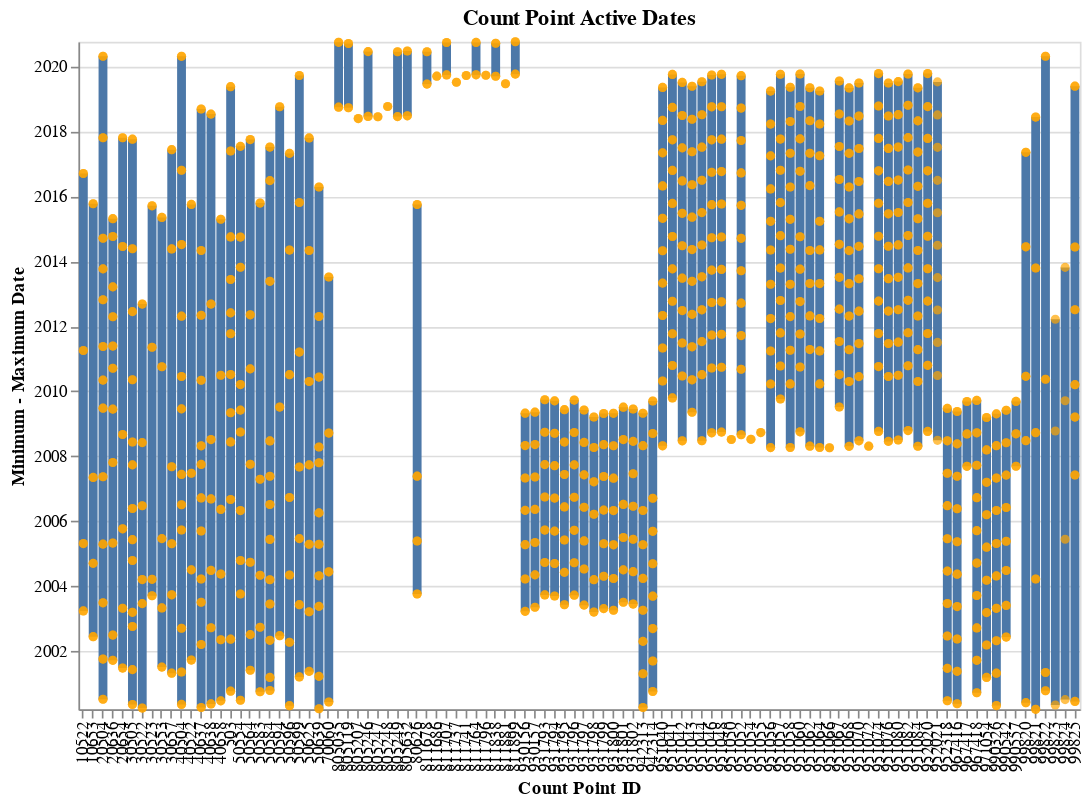

The code cell stored with this chart in its notebook:
### Code cell
def get_cp_date_ranges(df):
    cps = [cp_id for cp_id in pd.unique(df['count_point_id'])]
    min_date = []
    max_date = []
    for cp_id in cps:
        min_date.append(df.loc[df['count_point_id'] == cp_id]['count_date'].min())
        max_date.append(df.loc[df['count_point_id'] == cp_id]['count_date'].max())
    cp_date_ranges = pd.DataFrame(
        {
            'cp_id': cps,
            'min_date': min_date,
            'max_date': max_date
        })
    return cp_date_ranges


def get_cp_dates(df):
    cps = [cp_id for cp_id in pd.unique(df['count_point_id'])]
    cps_longform = []
    dates = []
    for cp_id in cps:
        filtered_df = df.loc[df['count_point_id'] == cp_id]
        cps_longform = cps_longform + [i for i in df.loc[df['count_point_id'] == cp_id]['count_point_id']]
        dates = dates + [i for i in df.loc[df['count_point_id'] == cp_id]['count_date']]
    cp_dates = pd.DataFrame(
        {
            'cp_id': cps_longform,
            'dates': dates
        })
    return cp_dates

cp_date_ranges = get_cp_date_ranges(unstacked_counts)
cp_dates = get_cp_dates(unstacked_counts)

# Visualise
selector = alt.selection_interval(encodings=['y'])

dates_range = alt.Chart(cp_date_ranges).mark_bar().encode(
    x=alt.X('cp_id:O', title='Count Point ID'),
    y=alt.Y('min_date', title='Minimum - Maximum Date'),
    y2=alt.Y2('max_date', title=None),
    tooltip=[ 'cp_id','min_date', 'max_date']
).properties(
    title = 'Count Point Active Dates',
    width=600,
    height=400
)

dates = alt.Chart(cp_dates).mark_circle(color='orange').encode(
    x=alt.X('cp_id:O'),
    y=alt.Y('dates'),
    tooltip=['cp_id','dates']
).properties(
    width=600,
    height=400
).add_selection(
    selector
)

dates_range + dates

### Figure 1 — Vega-Lite specification as saved in the notebook (floating-point values rounded to 4 significant figures; data arrays with more than 128 entries replaced by an {"elided": "..."} marker saying what was removed)
{"config": {"view": {"continuousWidth": 400, "continuousHeight": 300}}, "layer": [{"data": {"name": "data-c291f43a0a3302fc60d341d3fae3c391"}, "mark": "bar", "encoding": {"tooltip": [{"type": "nominal", "field": "cp_id"}, {"type": "temporal", "field": "min_date"}, {"type": "temporal", "field": "max_date"}], "x": {"type": "ordinal", "field": "cp_id", "title": "Count Point ID"}, "y": {"type": "temporal", "field": "min_date", "title": "Minimum - Maximum Date"}, "y2": {"field": "max_date", "title": null}}, "height": 400, "title": "Count Point Active Dates", "width": 600}, {"data": {"name": "data-72bb467e39d7b80eafc4262d028e7952"}, "mark": {"type": "circle", "color": "orange"}, "encoding": {"tooltip": [{"type": "nominal", "field": "cp_id"}, {"type": "temporal", "field": "dates"}], "x": {"type": "ordinal", "field": "cp_id"}, "y": {"type": "temporal", "field": "dates"}}, "height": 400, "selection": {"selector001": {"type": "interval", "encodings": ["y"]}}, "width": 600}], "$schema": "https://vega.github.io/schema/vega-lite/v4.8.1.json", "datasets": {"data-c291f43a0a3302fc60d341d3fae3c391": [{"cp_id": "10522", "min_date": "2003-04-02T00:00:00", "max_date": "2016-09-12T00:00:00"}, {"cp_id": "10653", "min_date": "2002-06-17T00:00:00", "max_date": "2015-10-08T00:00:00"}, {"cp_id": "20504", "min_date": "2000-07-14T00:00:00", "max_date": "2020-04-21T00:00:00"}, {"cp_id": "20636", "min_date": "2001-09-24T00:00:00", "max_date": "2015-04-24T00:00:00"}, {"cp_id": "20654", "min_date": "2001-06-29T00:00:00", "max_date": "2017-10-19T00:00:00"}, {"cp_id": "30505", "min_date": "2000-05-16T00:00:00", "max_date": "2017-10-03T00:00:00"}, {"cp_id": "30522", "min_date": "2000-04-06T00:00:00", "max_date": "2012-09-07T00:00:00"}, {"cp_id": "30523", "min_date": "2003-09-19T00:00:00", "max_date": "2015-09-15T00:00:00"}, {"cp_id": "30553", "min_date": "2001-07-10T00:00:00", "max_date": "2015-05-08T00:00:00"}, {"cp_id": "30657", "min_date": "2001-05-03T00:00:00", "max_date": "2017-06-07T00:00:00"}, {"cp_id": "40504", "min_date": "2000-05-17T00:00:00", "max_date": "2020-04-20T00:00:00"}, {"cp_id": "40522", "min_date": "2001-09-27T00:00:00", "max_date": "2015-10-01T00:00:00"}, {"cp_id": "40637", "min_date": "2000-04-12T00:00:00", "max_date": "2018-09-06T00:00:00"}, {"cp_id": "40638", "min_date": "2000-05-23T00:00:00", "max_date": "2018-07-11T00:00:00"}, {"cp_id": "40658", "min_date": "2000-06-26T00:00:00", "max_date": "2015-04-17T00:00:00"}, {"cp_id": "503", "min_date": "2000-10-13T00:00:00", "max_date": "2019-05-15T00:00:00"}, {"cp_id": "50554", "min_date": "2000-07-03T00:00:00", "max_date": "2017-07-14T00:00:00"}, {"cp_id": "50564", "min_date": "2001-06-05T00:00:00", "max_date": "2017-09-28T00:00:00"}, {"cp_id": "50583", "min_date": "2000-10-06T00:00:00", "max_date": "2015-10-16T00:00:00"}, {"cp_id": "50584", "min_date": "2000-10-20T00:00:00", "max_date": "2017-07-06T00:00:00"}, {"cp_id": "50594", "min_date": "2002-06-28T00:00:00", "max_date": "2018-10-02T00:00:00"}, {"cp_id": "50596", "min_date": "2000-05-03T00:00:00", "max_date": "2017-04-26T00:00:00"}, {"cp_id": "50599", "min_date": "2001-03-22T00:00:00", "max_date": "2019-09-18T00:00:00"}, {"cp_id": "50625", "min_date": "2001-05-23T00:00:00", "max_date": "2017-10-17T00:00:00"}, {"cp_id": "50639", "min_date": "2000-03-30T00:00:00", "max_date": "2016-04-14T00:00:00"}, {"cp_id": "70060", "min_date": "2000-06-13T00:00:00", "max_date": "2013-07-08T00:00:00"}, {"cp_id": "805035", "min_date": "2018-09-27T00:00:00", "max_date": "2020-09-24T00:00:00"}, {"cp_id": "805119", "min_date": "2018-09-21T00:00:00", "max_date": "2020-09-11T00:00:00"}, {"cp_id": "805207", "min_date": "2018-05-22T00:00:00", "max_date": "2018-05-22T00:00:00"}, {"cp_id": "805246", "min_date": "2018-06-15T00:00:00", "max_date": "2020-06-12T00:00:00"}, {"cp_id": "805247", "min_date": "2018-06-12T00:00:00", "max_date": "2018-06-12T00:00:00"}, {"cp_id": "805248", "min_date": "2018-10-04T00:00:00", "max_date": "2018-10-04T00:00:00"}, {"cp_id": "805249", "min_date": "2018-06-13T00:00:00", "max_date": "2020-06-10T00:00:00"}, {"cp_id": "805632", "min_date": "2018-06-22T00:00:00", "max_date": "2020-06-19T00:00:00"}, {"cp_id": "80626", "min_date": "2003-10-09T00:00:00", "max_date": "2015-09-30T00:00:00"}, {"cp_id": "811678", "min_date": "2019-06-13T00:00:00", "max_date": "2020-06-11T00:00:00"}, {"cp_id": "811686", "min_date": "2019-09-10T00:00:00", "max_date": "2019-09-10T00:00:00"}, {"cp_id": "811707", "min_date": "2019-09-24T00:00:00", "max_date": "2020-09-22T00:00:00"}, {"cp_id": "811737", "min_date": "2019-07-04T00:00:00", "max_date": "2019-07-04T00:00:00"}, {"cp_id": "811741", "min_date": "2019-09-18T00:00:00", "max_date": "2019-09-18T00:00:00"}, {"cp_id": "811764", "min_date": "2019-09-25T00:00:00", "max_date": "2020-09-23T00:00:00"}, {"cp_id": "811796", "min_date": "2019-09-20T00:00:00", "max_date": "2019-09-20T00:00:00"}, {"cp_id": "811838", "min_date": "2019-09-09T00:00:00", "max_date": "2020-09-14T00:00:00"}, {"cp_id": "811881", "min_date": "2019-06-17T00:00:00", "max_date": "2019-06-17T00:00:00"}, {"cp_id": "811899", "min_date": "2019-10-03T00:00:00", "max_date": "2020-10-01T00:00:00"}, {"cp_id": "930156", "min_date": "2003-03-28T00:00:00", "max_date": "2009-05-01T00:00:00"}, {"cp_id": "930157", "min_date": "2003-05-13T00:00:00", "max_date": "2009-05-12T00:00:00"}, {"cp_id": "931793", "min_date": "2003-09-29T00:00:00", "max_date": "2009-09-28T00:00:00"}, {"cp_id": "931794", "min_date": "2003-09-17T00:00:00", "max_date": "2009-09-16T00:00:00"}, {"cp_id": "931795", "min_date": "2003-06-10T00:00:00", "max_date": "2009-06-09T00:00:00"}, {"cp_id": "931796", "min_date": "2003-09-26T00:00:00", "max_date": "2009-09-25T00:00:00"}, {"cp_id": "931797", "min_date": "2003-06-06T00:00:00", "max_date": "2009-06-05T00:00:00"}, {"cp_id": "931798", "min_date": "2003-03-20T00:00:00", "max_date": "2009-03-19T00:00:00"}, {"cp_id": "931799", "min_date": "2003-04-28T00:00:00", "max_date": "2009-04-27T00:00:00"}, {"cp_id": "931800", "min_date": "2003-04-09T00:00:00", "max_date": "2009-04-29T00:00:00"}, {"cp_id": "931801", "min_date": "2003-07-08T00:00:00", "max_date": "2009-07-07T00:00:00"}, {"cp_id": "931802", "min_date": "2003-06-18T00:00:00", "max_date": "2009-06-17T00:00:00"}, {"cp_id": "942313", "min_date": "2000-04-13T00:00:00", "max_date": "2009-04-30T00:00:00"}, {"cp_id": "942314", "min_date": "2000-10-09T00:00:00", "max_date": "2009-09-14T00:00:00"}, {"cp_id": "951040", "min_date": "2008-04-29T00:00:00", "max_date": "2019-05-07T00:00:00"}, {"cp_id": "951041", "min_date": "2009-10-19T00:00:00", "max_date": "2019-09-30T00:00:00"}, {"cp_id": "951042", "min_date": "2008-06-24T00:00:00", "max_date": "2019-07-02T00:00:00"}, {"cp_id": "951043", "min_date": "2009-05-11T00:00:00", "max_date": "2019-05-20T00:00:00"}, {"cp_id": "951044", "min_date": "2008-06-25T00:00:00", "max_date": "2019-07-10T00:00:00"}, {"cp_id": "951046", "min_date": "2008-09-22T00:00:00", "max_date": "2019-09-23T00:00:00"}, {"cp_id": "951048", "min_date": "2008-09-30T00:00:00", "max_date": "2019-10-01T00:00:00"}, {"cp_id": "951050", "min_date": "2008-07-09T00:00:00", "max_date": "2008-07-09T00:00:00"}, {"cp_id": "951052", "min_date": "2008-09-01T00:00:00", "max_date": "2019-09-16T00:00:00"}, {"cp_id": "951054", "min_date": "2008-07-11T00:00:00", "max_date": "2008-07-11T00:00:00"}, {"cp_id": "951055", "min_date": "2008-09-25T00:00:00", "max_date": "2008-09-25T00:00:00"}, {"cp_id": "951056", "min_date": "2008-04-09T00:00:00", "max_date": "2019-03-27T00:00:00"}, {"cp_id": "951057", "min_date": "2009-10-07T00:00:00", "max_date": "2019-10-02T00:00:00"}, {"cp_id": "951058", "min_date": "2008-04-10T00:00:00", "max_date": "2019-05-09T00:00:00"}, {"cp_id": "951060", "min_date": "2008-10-03T00:00:00", "max_date": "2019-10-04T00:00:00"}, {"cp_id": "951062", "min_date": "2008-04-25T00:00:00", "max_date": "2019-05-03T00:00:00"}, {"cp_id": "951064", "min_date": "2008-04-10T00:00:00", "max_date": "2019-03-28T00:00:00"}, {"cp_id": "951066", "min_date": "2008-04-08T00:00:00", "max_date": "2008-04-08T00:00:00"}, {"cp_id": "951067", "min_date": "2009-07-09T00:00:00", "max_date": "2019-07-18T00:00:00"}, {"cp_id": "951068", "min_date": "2008-04-23T00:00:00", "max_date": "2019-05-01T00:00:00"}, {"cp_id": "951070", "min_date": "2008-06-24T00:00:00", "max_date": "2019-06-25T00:00:00"}, {"cp_id": "951072", "min_date": "2008-04-25T00:00:00", "max_date": "2008-04-25T00:00:00"}, {"cp_id": "951074", "min_date": "2008-10-08T00:00:00", "max_date": "2019-10-09T00:00:00"}, {"cp_id": "951076", "min_date": "2008-06-18T00:00:00", "max_date": "2019-06-26T00:00:00"}, {"cp_id": "951080", "min_date": "2008-07-03T00:00:00", "max_date": "2019-07-11T00:00:00"}, {"cp_id": "951082", "min_date": "2008-10-17T00:00:00", "max_date": "2019-10-04T00:00:00"}, {"cp_id": "951084", "min_date": "2008-04-24T00:00:00", "max_date": "2019-05-02T00:00:00"}, {"cp_id": "952020", "min_date": "2008-10-08T00:00:00", "max_date": "2019-10-09T00:00:00"}, {"cp_id": "952021", "min_date": "2008-06-30T00:00:00", "max_date": "2019-07-08T00:00:00"}, {"cp_id": "952318", "min_date": "2000-06-27T00:00:00", "max_date": "2009-06-23T00:00:00"}, {"cp_id": "967416", "min_date": "2000-05-24T00:00:00", "max_date": "2009-05-20T00:00:00"}, {"cp_id": "967417", "min_date": "2007-09-12T00:00:00", "max_date": "2009-09-09T00:00:00"}, {"cp_id": "967418", "min_date": "2000-09-25T00:00:00", "max_date": "2009-09-21T00:00:00"}, {"cp_id": "971054", "min_date": "2001-03-16T00:00:00", "max_date": "2009-03-13T00:00:00"}, {"cp_id": "990326", "min_date": "2000-05-04T00:00:00", "max_date": "2009-04-23T00:00:00"}, {"cp_id": "990542", "min_date": "2002-06-12T00:00:00", "max_date": "2009-06-02T00:00:00"}, {"cp_id": "990557", "min_date": "2007-09-13T00:00:00", "max_date": "2009-09-10T00:00:00"}, {"cp_id": "99820", "min_date": "2000-06-06T00:00:00", "max_date": "2017-05-08T00:00:00"}, {"cp_id": "99821", "min_date": "2000-03-23T00:00:00", "max_date": "2018-06-08T00:00:00"}, {"cp_id": "99822", "min_date": "2000-10-18T00:00:00", "max_date": "2020-04-21T00:00:00"}, {"cp_id": "99823", "min_date": "2000-05-10T00:00:00", "max_date": "2012-03-20T00:00:00"}, {"cp_id": "99824", "min_date": "2000-07-10T00:00:00", "max_date": "2013-10-24T00:00:00"}, {"cp_id": "99825", "min_date": "2000-06-20T00:00:00", "max_date": "2019-05-21T00:00:00"}], "data-72bb467e39d7b80eafc4262d028e7952": {"elided": "1352 records"}}}
